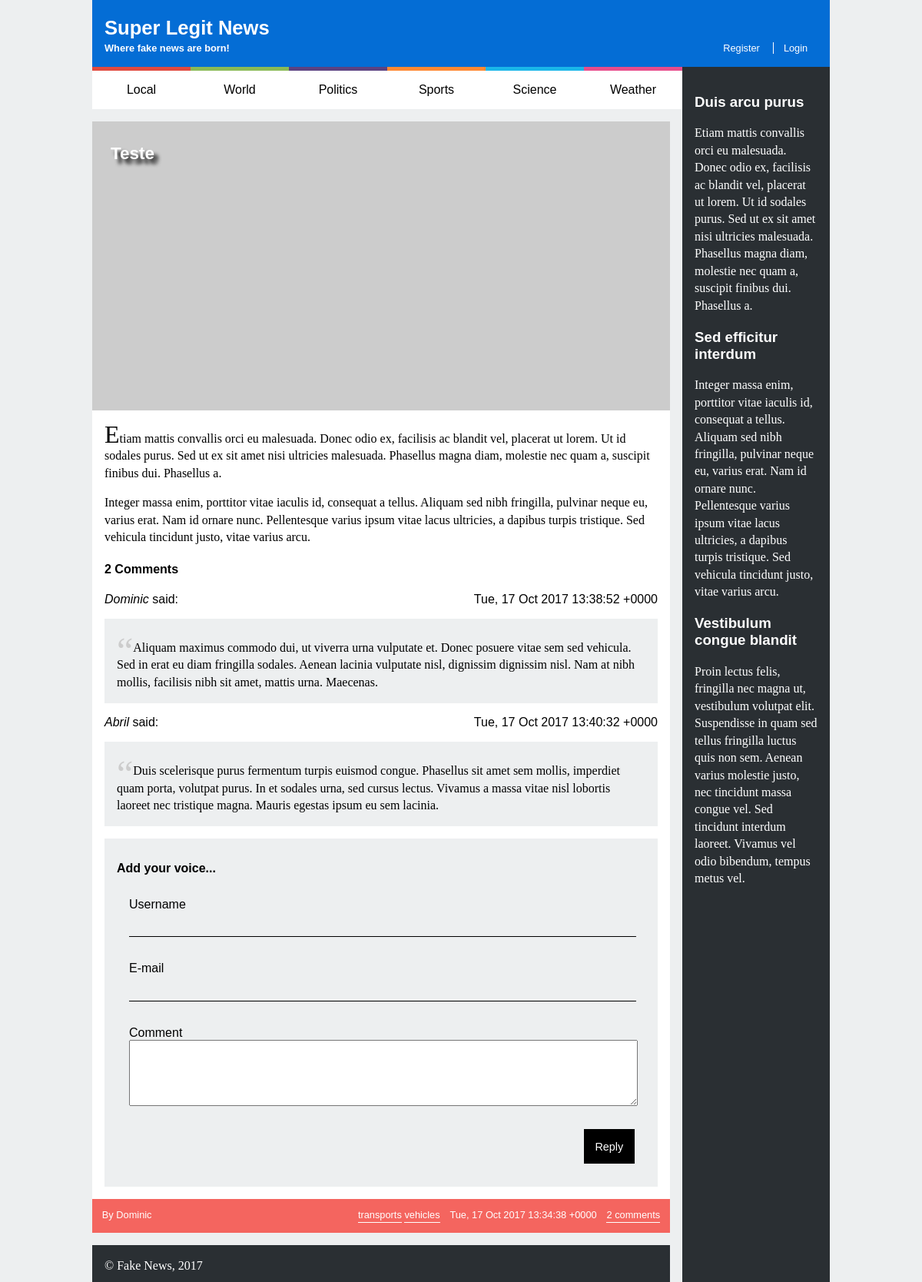
/news_item.php?id=4, run on the app's committed database.
### tables this page shows
CREATE TABLE news (
  id INTEGER PRIMARY KEY,
  title VARCHAR,
  published INTEGER, -- date when the article was published in epoch format
  tags VARCHAR, -- comma separated tags
  username VARCHAR REFERENCES users, -- who wrote the article
  introduction VARCHAR,
  fulltext VARCHAR
);

CREATE TABLE comments (
  id INTEGER PRIMARY KEY,
  news_id INTEGER REFERENCES news,
  username VARCHAR REFERENCES users,
  published INTEGER, -- date when news item was published in epoch format
  text VARCHAR
);

### news_item.php (called while the page is built, shortened)
<?php
  include_once('database/connection.php');
  include_once('database/news.php');
  $article = getArticle($_GET['id']);
  $tags = explode(',', $article['tags']);
  $comments = getComments($_GET['id']);
  include('templates/common/header.php');
  include('templates/news/view_news.php');
  include('templates/common/footer.php');
?>

### database/news.php (called while the page is built, shortened)
<?php
    function getArticle($id) {
        global $db;
        $stmt = $db->prepare('SELECT * FROM news JOIN users USING (username) WHERE id = ?');
        $stmt->execute(array($id));
        return $stmt->fetch();
    }
    function getComments($id) {
        global $db;
        $stmt = $db->prepare('SELECT * FROM comments JOIN users USING (username) WHERE news_id = ?');
        $stmt->execute(array($id));
        return $stmt->fetchAll();
    }
?>

### templates/news/view_news.php (the view, shortened to what this page needs)
<section id="news">
  <article>
    <header>
      <h1><a href="news_item.php?id=<?= $article['id']?>"><?= $article['title']?></a></h1>
    </header>
    <img src="http://picsum.photos/600/300/" alt="">
    <p><?= $article['introduction']?></p>
    <p><?= $article['fulltext']?></p>
    <section id="comments">
      <?php include('templates/comments/list_comments.php')?>
      <form>
        <h2>Add your voice...</h2>
        <label>Username
          <input type="text" name="username">
        </label>
        <label>E-mail
          <input type="email" name="email">
        </label>
        <label>Comment
          <textarea name="comment"></textarea>
        </label>
        <input type="submit" value="Reply">
      </form>
    </section>
    <footer>
      <span class="author"><?= ucfirst($article['username']) ?></span>
      <span class="tags">
        <?php foreach($tags as $tag) {?>
          <a href="list_news.php"><?= $tag?></a>
        <?php }?>
      </span>
      <span class="date"><?= date(DATE_RSS, $article['published'])?></span>
      <a class="comments" href="news_item.php?id=<?= $article['id']?>"><?= count($comments)?></a>
    </footer>
  </article>
</section>

### templates/comments/list_comments.php
<h1><?= count($comments)?> Comments</h1>
<?php foreach ($comments as $comment) {?>
<article class="comment">
    <span class="user"><?= ucfirst($comment['username'])?></span>
    <span class="date"><?= date(DATE_RSS, $comment['published'])?></span>
    <p><?= $comment['text']?></p>
</article>
<?php }?>

### style/style.css (style rules this page uses)
#news header { max-width: 10em; padding: 1em; position: absolute; }
#news header h1 { margin: 0; text-shadow: .2em .2em .2em black; }
#news header a { color: white; text-decoration: none; }
#news img { width: 100%; }
#news > article { background-color: white; margin: 1em 1em 1em 0; }
#news > article > p { padding: 0 1em; }
#news > article > p:first-of-type:first-letter { font-size: 2em; }
#news footer { color: white; background-color: #f4655f; padding: 1em; }
#news footer a { color: white; text-decoration: none; border-bottom: 1px solid white; padding-bottom: 2px; }
#news footer .tags { margin-right: 1em; }
#news footer .comments { margin-left: 1em; }
#news footer .comments:after { content: ' comments'; }
#news footer .author:before { content: "By "; }
body { font-family: 'Verdana', sans-serif; }
p { font-family: "Georgia", serif; line-height: 1.4em; }
header a { font-size: 0.8em; }
#news header { font-size: 1.5em; }
#news footer { font-size: 0.8em; }

### style/layout.css (style rules this page uses)
body { background-color: #edeff0; margin: 0 auto; width: 60em; display: grid; grid-template-columns: [start] 4fr [middle] 1fr [end]; grid-template-rows: [start] auto [nav] auto [news] 1fr [footer] auto [end]; }
#news { grid-column: start; }
#news footer { display: flex; }
#news footer .author { flex-grow: 1; }

### style/comments.css (style rules this page uses)
#comments { margin: 1em; }
#comments .user { font-style: italic; }
#comments .user:after { font-style: normal; content: ' said:'; }
#comments .date { float: right; }
#comments p { background-color: #edeff0; padding: 1em; }
#comments p:before { content: '\201C'; font-size: 3em; position: relative; top: 15px; color: #ccc; }
#comments form { width: auto; margin: 0; background-color: #edeff0; }
#comments input { background-color: #edeff0; }
#comments textarea { display: block; width: 100%; height: 6em; }
#comments input[type=submit] { width: auto; background-color: black; color: white; border: none; margin: 1em; padding: 1em; margin-left: auto; }
#comments form h2 { font-size: 1em; }

### style/forms.css (style rules this page uses)
form { background-color: white; color: black; margin: 2em auto; width: 20em; padding: 1em; }
label { padding: 1em; }
label, input { display: block; }
input { border: none; background-color: white; color: black; border-bottom: 1px solid black; margin-top: 1em; width: 100%; font-size: 0.9em; }
input[type=submit] { width: auto; background-color: black; color: white; border: none; margin: 1em; padding: 1em; margin-left: auto; }

### data on the page
news: title "Teste", introduction "Etiam mattis convallis orci eu malesuada. Donec odio ex, facilisis ac blandit vel, placerat ut lorem. Ut id sodales purus. Sed ut ex sit amet nisi ultricies malesuada. Phasellus magna diam, molestie nec quam a, suscipit finibus dui. Phasellus a.", fulltext "Integer massa enim, porttitor vitae iaculis id, consequat a tellus. Aliquam sed nibh fringilla, pulvinar neque eu, varius erat. Nam id ornare nunc. Pellentesque varius ipsum vitae lacus ultricies, a dapibus turpis tristique. Sed vehicula tincidunt justo, vitae varius arcu.", username "Dominic", tags "transports", tags "vehicles", published "Tue, 17 Oct 2017 13:34:38 +0000"
comments: username "Dominic", published "Tue, 17 Oct 2017 13:38:52 +0000", text "Aliquam maximus commodo dui, ut viverra urna vulputate et. Donec posuere vitae sem sed vehicula. Sed in erat eu diam fringilla sodales. Aenean lacinia vulputate nisl, dignissim dignissim nisl. Nam at nibh mollis, facilisis nibh sit amet, mattis urna. Maecenas."
comments: username "Abril", published "Tue, 17 Oct 2017 13:40:32 +0000", text "Duis scelerisque purus fermentum turpis euismod congue. Phasellus sit amet sem mollis, imperdiet quam porta, volutpat purus. In et sodales urna, sed cursus lectus. Vivamus a massa vitae nisl lobortis laoreet nec tristique magna. Mauris egestas ipsum eu sem lacinia."

### other printed values
count($comments) "2"
